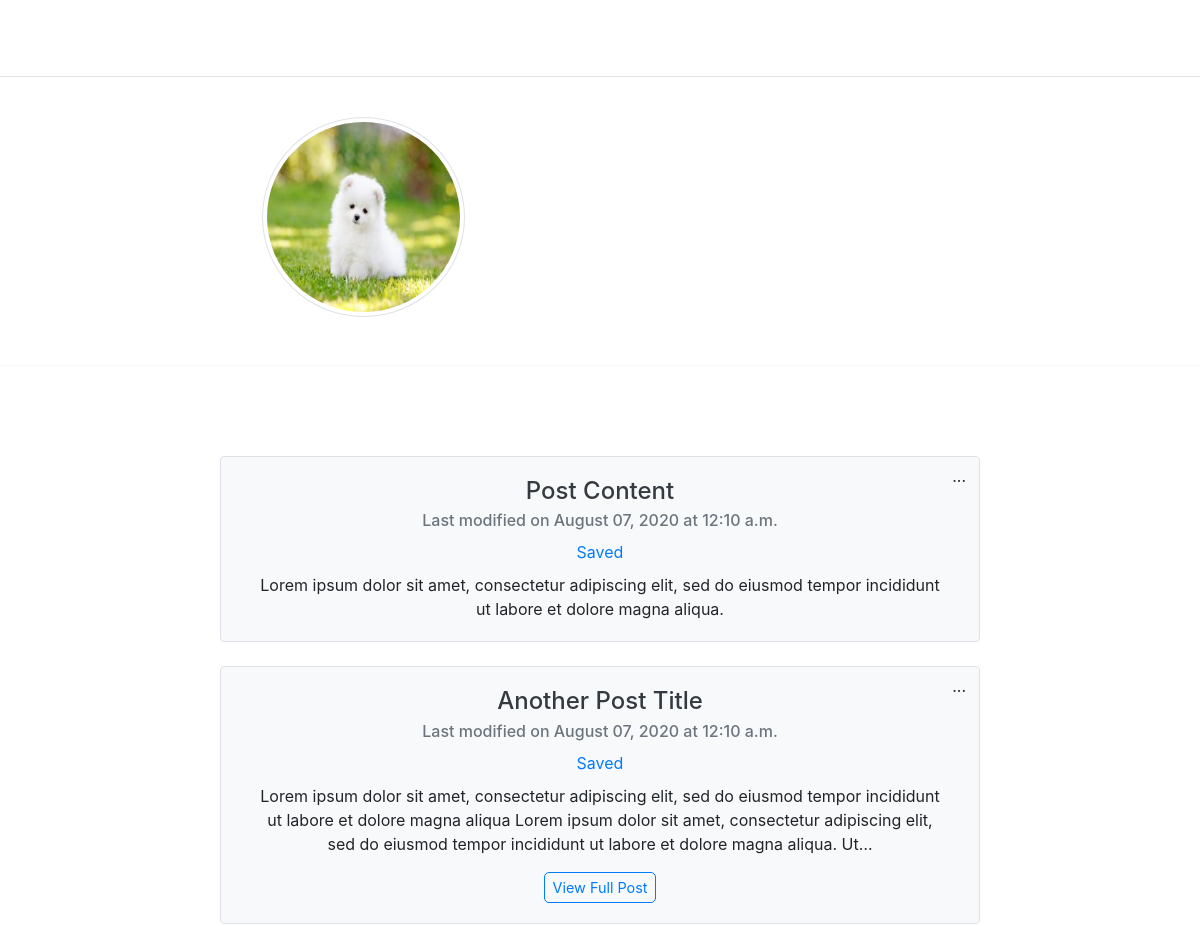
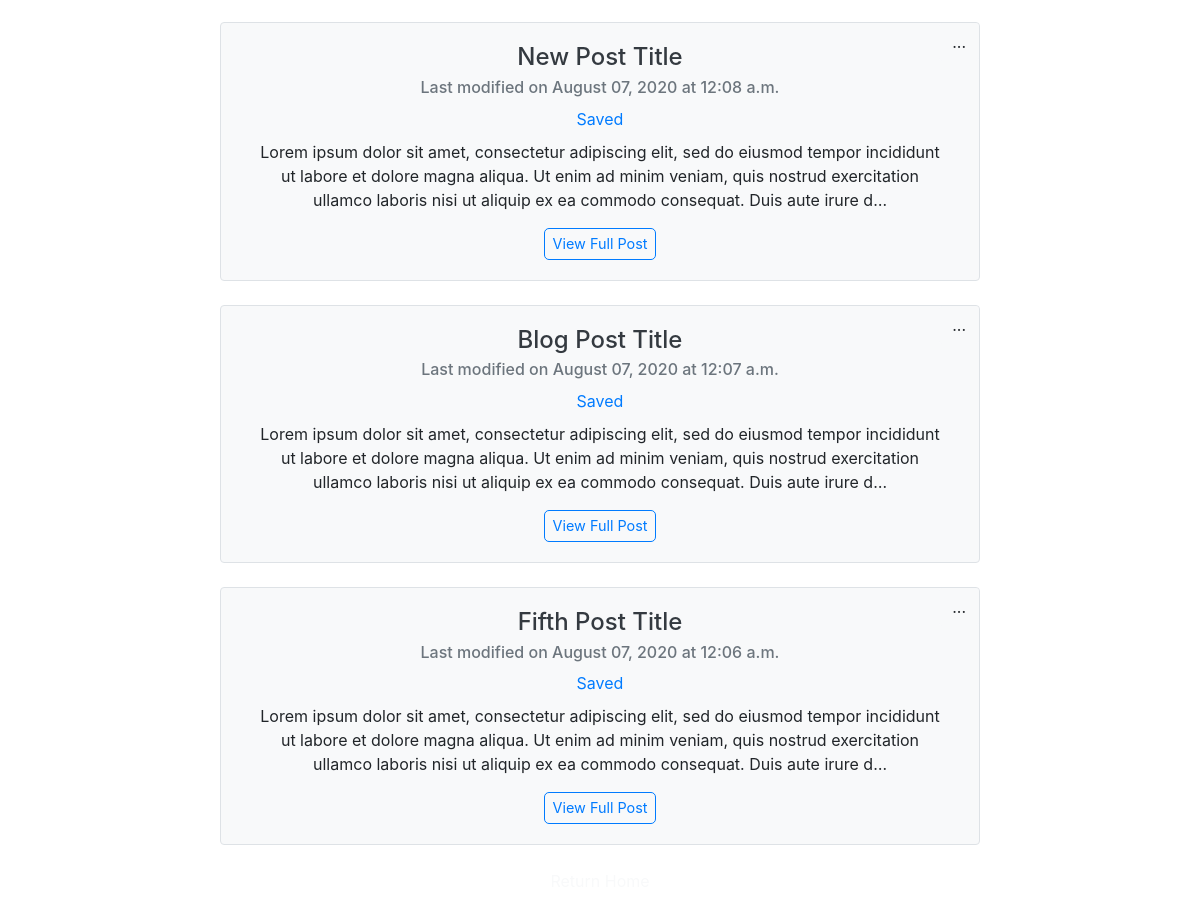
Page /user/alice (signed in) on the committed database (2 pictures, top to bottom).
### blog/models.py (models this page shows, shortened)
class Post(models.Model):
    title = models.CharField(max_length=100)
    content = models.TextField()
    author = models.ForeignKey(User, on_delete=models.CASCADE)
    last_modified = models.DateTimeField(auto_now=True)

### users/models.py (models this page shows, shortened)
class Profile(models.Model):
    user = models.OneToOneField(User, on_delete=models.CASCADE)
    image = models.ImageField(default='default-pic.jpg',
                              upload_to='profile-images')
    bio = models.CharField(max_length=150, blank=True)

### blog/views.py (the view)
# urls.py: path("user/<str:username>", views.UserPostListView.as_view(), name='user-posts'),
class UserPostListView(LoginRequiredMixin, ListView):
    model = Post
    template_name = 'blog/userposts.html'
    paginate_by = 10
    def get_queryset(self):
        user = get_object_or_404(User, username=self.kwargs.get('username'))
        return Post.objects.filter(author=user).order_by('-last_modified').all()
    def get_context_data(self, **kwargs):
        context = super().get_context_data(**kwargs)
        context["profile"] = 'active'
        return context

### blog/context_processors.py (called while the page is built)
def saved_posts_list(request):
    if (request.user.username):
        saved_posts = list(SavedPost.objects.filter(user=request.user).all().values('saved_post'))
        saved_posts_list = list(map(lambda x: x["saved_post"], saved_posts))
    else:
        saved_posts_list = 0
    return {
        'saved_posts_list': saved_posts_list,
    }

### blog/templates/blog/userposts.html (shortened to what this page needs)
{% extends "blog/layout.html" %}
{% block content %}
    {% if view.kwargs.username != user.username %}
        <div class='row no-gutters my-2 text-white pb-5 pt-4 text-center justify-content-center border-bottom border-light'>
            <div class='user-profile-container'>
                <div class='profile-image-div my-auto mx-4'>
                    <img src="{{ object_list.first.author.profile.image.url }}" alt="User Image" class='rounded-circle img-thumbnail profile-image'>
                </div>
                <div class='profile-bio-div py-3 my-auto text-md-left px-5 p-bottom px-md-0'>
                    <h3>{{ object_list.first.author.first_name|title }} {{ object_list.first.author.last_name|title }}</h3>
                    <p class='bio'>{{ object_list.first.author.profile.bio }}</p>
                </div>
            </div>
        </div>
    {% endif %}
    <div class='row no-gutters justify-content-center'>
        <div class='col-lg-8 col-sm-10'>
            <div class='text-center text-white'>
                {% if view.kwargs.username == user.username %}
                    <h3 class='m-4'>Your Posts:</h3>
                {% else %}
                    <h3 class='m-4'>{{ object_list.first.author.first_name|title }}'s Posts</h3>
                {% endif %}
            </div>
            {% for post in object_list %}
                <div class="card mx-auto mb-4 text-center bg-light border home-post">
                  <div class="card-body">
                        <div class="dropdown home-post-dropdown">
                          <a class="btn bg-light" type="button" id="dropdownMenu1" data-toggle="dropdown" aria-haspopup="true" aria-expanded="false">
                            ...
                          </a>
                        </div>
                    <h4 class="card-title text-dark">{{post.title|title}}</h4>
                    <h6 class="card-subtitle mb-2 text-muted">Last modified on {{post.last_modified|date:'F d, Y'}} at {{post.last_modified|date:'P'}}</h6>
                    <form action="{% url 'save-post' post.id %}">
                      {% if post.id in saved_posts_list %}
                        <button type=submit data-id='{{ post.id }}' class="btn btn-link py-0 card-link save-post-link">Saved</button>
                        {% else %}
                        <button type=submit data-id='{{ post.id }}' class="btn btn-link py-0 card-link save-post-link">Save Post</button>
                        {% endif %}
                    </form>
                    <p class="card-text px-3 mt-2">{{post.content|truncatechars:250}}</p>
                    {% if post.content|length > 250 %}
                      <a href="{% url 'post-detail' post.id %}" class="card-link btn btn-outline-primary py-1 px-2">View Full Post</a>
                    {% endif %}
                  </div>
                </div>
            {% endfor %}
            <div class='text-center pb-4'>
                <a href="{% url 'blog-home' %}" class='text-light'>Return Home</a>
            </div>
        </div>
    </div>
{% endblock %}

### blog/templates/blog/layout.html (shortened to what this page needs)
{% load static %}
<!DOCTYPE html>
<html lang="en">
<head>
    <link rel="stylesheet" href="https://stackpath.bootstrapcdn.com/bootstrap/4.1.3/css/bootstrap.min.css">
    <link rel="stylesheet" href="{% static 'blog/main.css' %}">
    <link rel="stylesheet" href="https://cdnjs.cloudflare.com/ajax/libs/font-awesome/4.7.0/css/font-awesome.min.css">
</head>
<body>
    <nav class="navbar navbar-expand-md navbar-dark text-white pt-3 pb-1">
        <a href="{% url 'blog-home' %}" class='navbar-brand'>Blog App</a>
        <div class='collapse navbar-collapse' id='navbarLinks'>
            {% if user.is_authenticated %}
                <ul class='navbar-nav mr-auto'>
                    <li class='nav-item mx-auto'>
                        <a href="{% url 'blog-home' %}" class='nav-link {{home}}'>Home</a>
                    </li>
                    <li class='nav-item mx-auto'>
                        <a href="{% url 'user-posts' user.username %}" class='nav-link {{profile}}'>Profile</a>
                    </li>
                    <li class='nav-item mx-auto'>
                        <a href="{% url 'create-post' %}" class='nav-link {{create}}'>Create Post</a>
                    </li>
                </ul>
            {% endif %}
            <ul class='navbar-nav ml-auto'>
                {% if user.is_authenticated %}
                    <li class='nav-item mx-auto'>
                        <a href="{% url 'saved-posts' %}" class='nav-link {{saved}}'>Saved Posts</a>
                    </li>
                    <li class='nav-item mx-auto'>
                        <a href="{% url 'logout' %}" class='nav-link {{logout}}'>Logout</a>
                    </li>
                {% endif %}
            </ul>
        </div>
    </nav>
    <hr class='nav-hr'>
    <main>
        {% block content %} {% endblock %}
    </main>
</body>
</html>

### blog/static/blog/main.css (style rules this page uses)
:root { --primary-color: #375670; --secondary-color: #BBD0E0; --light-color: #f8f9fa; --btn-color: #CD9245; --border-color: #647E91; }
body { background-image: url('https://cdn.pixabay.com/photo/2014/06/16/23/39/black-370118_960_720.png'); width: 100%; min-height: 100vh; background-position: center; background-repeat: no-repeat; background-size: cover; background-attachment: fixed; }
.card-text { white-space: pre-wrap; }
.navbar-brand { font-family: 'Lobster', cursive; font-size: 1.8rem; width: auto; position: absolute; top: 8px; left: 50%; transform: translateX(-50%); }
.navbar-nav { padding: 0rem 4%; }
.navbar-dark .navbar-nav .nav-link { transition-duration: 0.5s; }
.nav-hr { background: white; }
.home-post { width: 95%; }
.home-post-dropdown { position: absolute; right: 0px; top: 0px; }
.btn-outline-primary { border-radius: 5px; font-size: 0.9rem; }
.user-profile-container { width: 90%; max-width: 725px; box-sizing: border-box; display: flex; overflow: hidden; }
.profile-image-div { width: 30%; height: 200px; }
.profile-bio-div { width: 70%; height: 200px; display: flex; flex-direction: column; justify-content: center; }
.profile-image { width: 100%; height: 100%; }

### rows in the picture
Post: first.author.profile.image (picture), title "Post Content", last_modified "August 07, 2020", last_modified "12:10 a.m.", content "Lorem ipsum dolor sit amet, consectetur adipiscing elit, sed do eiusmod tempor incididunt ut labore et dolore magna aliqua."
Post: title "Another Post Title", last_modified "August 07, 2020", last_modified "12:10 a.m.", content "Lorem ipsum dolor sit amet, consectetur adipiscing elit, sed do eiusmod tempor incididunt ut labore et dolore magna aliqua Lorem ipsum dolor sit amet, consectetur adipiscing elit, sed do eiusmod tempor incididunt ut labore et dolore magna aliqua. Ut…", shows "View Full Post"
Post: title "New Post Title", last_modified "August 07, 2020", last_modified "12:08 a.m.", content "Lorem ipsum dolor sit amet, consectetur adipiscing elit, sed do eiusmod tempor incididunt ut labore et dolore magna aliqua. Ut enim ad minim veniam, quis nostrud exercitation ullamco laboris nisi ut aliquip ex ea commodo consequat. Duis aute irure d…", shows "View Full Post"
Post: title "Blog Post Title", last_modified "August 07, 2020", last_modified "12:07 a.m.", content "Lorem ipsum dolor sit amet, consectetur adipiscing elit, sed do eiusmod tempor incididunt ut labore et dolore magna aliqua. Ut enim ad minim veniam, quis nostrud exercitation ullamco laboris nisi ut aliquip ex ea commodo consequat. Duis aute irure d…", shows "View Full Post"
Post: title "Fifth Post Title", last_modified "August 07, 2020", last_modified "12:06 a.m.", content "Lorem ipsum dolor sit amet, consectetur adipiscing elit, sed do eiusmod tempor incididunt ut labore et dolore magna aliqua. Ut enim ad minim veniam, quis nostrud exercitation ullamco laboris nisi ut aliquip ex ea commodo consequat. Duis aute irure d…", shows "View Full Post"
